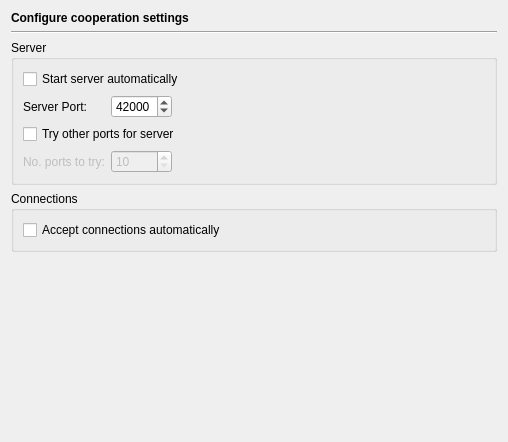
<?xml version="1.0" encoding="UTF-8"?>
<ui version="4.0">
 <class>CooperationPage</class>
 <widget class="QWidget" name="CooperationPage">
  <property name="geometry">
   <rect>
    <x>0</x>
    <y>0</y>
    <width>508</width>
    <height>442</height>
   </rect>
  </property>
  <property name="windowTitle">
   <string/>
  </property>
  <layout class="QVBoxLayout" name="verticalLayout_2">
   <item>
    <widget class="QLabel" name="headerLabel">
     <property name="text">
      <string>&lt;b&gt;Configure cooperation settings&lt;/b&gt;</string>
     </property>
    </widget>
   </item>
   <item>
    <widget class="Line" name="line11">
     <property name="frameShape">
      <enum>QFrame::HLine</enum>
     </property>
     <property name="frameShadow">
      <enum>QFrame::Sunken</enum>
     </property>
     <property name="orientation">
      <enum>Qt::Horizontal</enum>
     </property>
    </widget>
   </item>
   <item>
    <widget class="QGroupBox" name="serverGroup">
     <property name="title">
      <string>Server</string>
     </property>
     <layout class="QGridLayout" name="gridLayout">
      <item row="0" column="0" colspan="3">
       <widget class="QCheckBox" name="autostartCheckBox">
        <property name="toolTip">
         <string>Select to start the server automatically</string>
        </property>
        <property name="text">
         <string>Start server automatically</string>
        </property>
       </widget>
      </item>
      <item row="1" column="0">
       <widget class="QLabel" name="label">
        <property name="text">
         <string>Server Port:</string>
        </property>
       </widget>
      </item>
      <item row="1" column="1">
       <widget class="QSpinBox" name="serverPortSpin">
        <property name="toolTip">
         <string>Enter the port number to listen on</string>
        </property>
        <property name="minimum">
         <number>1025</number>
        </property>
        <property name="maximum">
         <number>65535</number>
        </property>
        <property name="singleStep">
         <number>1</number>
        </property>
        <property name="value">
         <number>42000</number>
        </property>
       </widget>
      </item>
      <item row="1" column="2">
       <spacer name="horizontalSpacer">
        <property name="orientation">
         <enum>Qt::Horizontal</enum>
        </property>
        <property name="sizeHint" stdset="0">
         <size>
          <width>326</width>
          <height>20</height>
         </size>
        </property>
       </spacer>
      </item>
      <item row="2" column="0" colspan="3">
       <widget class="QCheckBox" name="otherPortsCheckBox">
        <property name="toolTip">
         <string>Select to incrementally try other ports for the server</string>
        </property>
        <property name="text">
         <string>Try other ports for server</string>
        </property>
       </widget>
      </item>
      <item row="3" column="0">
       <widget class="QLabel" name="label_2">
        <property name="enabled">
         <bool>false</bool>
        </property>
        <property name="text">
         <string>No. ports to try:</string>
        </property>
       </widget>
      </item>
      <item row="3" column="1">
       <widget class="QSpinBox" name="portToTrySpin">
        <property name="enabled">
         <bool>false</bool>
        </property>
        <property name="toolTip">
         <string>Enter the maximum number of additional ports to try</string>
        </property>
        <property name="minimum">
         <number>10</number>
        </property>
        <property name="maximum">
         <number>1000</number>
        </property>
       </widget>
      </item>
      <item row="3" column="2">
       <spacer name="horizontalSpacer_2">
        <property name="orientation">
         <enum>Qt::Horizontal</enum>
        </property>
        <property name="sizeHint" stdset="0">
         <size>
          <width>326</width>
          <height>20</height>
         </size>
        </property>
       </spacer>
      </item>
     </layout>
    </widget>
   </item>
   <item>
    <widget class="QGroupBox" name="connectionsGroup">
     <property name="title">
      <string>Connections</string>
     </property>
     <layout class="QVBoxLayout" name="verticalLayout">
      <item>
       <widget class="QCheckBox" name="autoAcceptCheckBox">
        <property name="toolTip">
         <string>Select to accept incomming connections automatically</string>
        </property>
        <property name="text">
         <string>Accept connections automatically</string>
        </property>
       </widget>
      </item>
     </layout>
    </widget>
   </item>
   <item>
    <spacer name="verticalSpacer">
     <property name="orientation">
      <enum>Qt::Vertical</enum>
     </property>
     <property name="sizeHint" stdset="0">
      <size>
       <width>20</width>
       <height>291</height>
      </size>
     </property>
    </spacer>
   </item>
  </layout>
 </widget>
 <tabstops>
  <tabstop>autostartCheckBox</tabstop>
  <tabstop>serverPortSpin</tabstop>
  <tabstop>otherPortsCheckBox</tabstop>
  <tabstop>portToTrySpin</tabstop>
 </tabstops>
 <resources/>
 <connections>
  <connection>
   <sender>otherPortsCheckBox</sender>
   <signal>toggled(bool)</signal>
   <receiver>label_2</receiver>
   <slot>setEnabled(bool)</slot>
   <hints>
    <hint type="sourcelabel">
     <x>41</x>
     <y>96</y>
    </hint>
    <hint type="destinationlabel">
     <x>38</x>
     <y>125</y>
    </hint>
   </hints>
  </connection>
  <connection>
   <sender>otherPortsCheckBox</sender>
   <signal>toggled(bool)</signal>
   <receiver>portToTrySpin</receiver>
   <slot>setEnabled(bool)</slot>
   <hints>
    <hint type="sourcelabel">
     <x>129</x>
     <y>102</y>
    </hint>
    <hint type="destinationlabel">
     <x>129</x>
     <y>123</y>
    </hint>
   </hints>
  </connection>
 </connections>
</ui>
